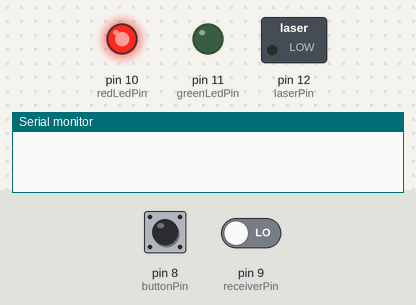
This sketch was run on a simulated Arduino Uno, built with avr-gcc and run on an emulated ATmega328P. On the bench: switched loads named in the sketch (green lamp = pin HIGH), output pins drawn as LEDs (lit = HIGH), the last lines printed to the serial monitor. The test bench sets the inputs (shaded band); at power-on: pin 8 (buttonPin) HIGH, pin 9 (receiverPin) LOW.

Above: at 1.2 s.
1.3 s: pin 8 (buttonPin) pulled LOW for 0.15 s
At 1.8 s:
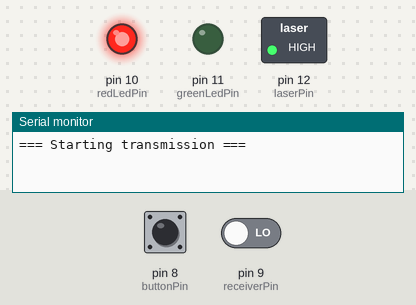
Timing chart, 0 to 4.4 s (numbered marks = the images above; inputs shaded):
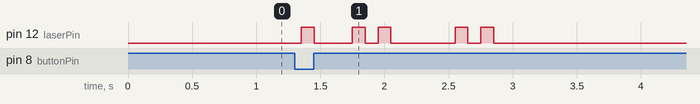

Measured:
- after the input at 1.3 s, pin 12 (laserPin): LOW → HIGH after 0.05 s, → LOW 0.10 s later, → HIGH 0.30 s later, → LOW 0.10 s later, … (10 changes in this stretch)

The sketch:

LaserLockAuth.ino
```cpp
const int laserPin = 12;     // laser diode
const int greenLedPin = 11;  // unlock indicator led
const int redLedPin = 10;    // lock indicator led
const int buttonPin = 8;     // push button pin
const int receiverPin = 9;   // laser receiver

const int inputSequence[] = { 1, 0, 1, 1, 0, 0, 1, 1 };
const int expectedSequence[] = { 1, 0, 1, 1, 0, 0, 1, 1 };
const int dataLength = sizeof(inputSequence) / sizeof(inputSequence[0]);
int receivedBuffer[24];  // circular buffer
int bufferIndex = 0;

// timing constants
const unsigned long pulseWidth = 100;
const unsigned long bitInterval = 200;
const unsigned long readInterval = 20;
const unsigned long debounceTime = 50;

// state variables
unsigned long previousMillis = 0;
unsigned long lastReadTime = 0;
unsigned long lastButtonDebounce = 0;
int dataIndex = 0;
bool transmitting = false;
bool isUnlocked = false;
int lastButtonState = HIGH;
int buttonState = HIGH;

void setup() {
  Serial.begin(9600);
  pinMode(laserPin, OUTPUT);
  pinMode(greenLedPin, OUTPUT);
  pinMode(redLedPin, OUTPUT);
  pinMode(buttonPin, INPUT_PULLUP);
  pinMode(receiverPin, INPUT);

  digitalWrite(laserPin, LOW);
  digitalWrite(greenLedPin, LOW);
  digitalWrite(redLedPin, HIGH);
}

void startNewTransmission() {
  transmitting = true;
  dataIndex = 0;
  Serial.println("\n=== Starting transmission ===");
  previousMillis = millis();
}

void handleButton() {
  int reading = digitalRead(buttonPin);

  if (reading != lastButtonState) {
    lastButtonDebounce = millis();
  }

  if ((millis() - lastButtonDebounce) > debounceTime) {
    if (reading != buttonState) {
      buttonState = reading;
      if (buttonState == LOW && !transmitting) {
        startNewTransmission();
      }
    }
  }
  lastButtonState = reading;
}

void checkReceivedSequence() {
  receivedBuffer[bufferIndex] = digitalRead(receiverPin);
  bufferIndex = (bufferIndex + 1) % 24;

  for (int start = 0; start <= 24 - dataLength; start++) {
    bool matched = true;
    for (int i = 0; i < dataLength; i++) {
      if (receivedBuffer[(start + i) % 24] != expectedSequence[i]) {
        matched = false;
        break;
      }
    }
    if (matched) {
      isUnlocked = !isUnlocked;
      digitalWrite(greenLedPin, isUnlocked);
      digitalWrite(redLedPin, !isUnlocked);
      Serial.println(isUnlocked ? "UNLOCKED" : "LOCKED");
      memset(receivedBuffer, 0, sizeof(receivedBuffer));
      bufferIndex = 0;
      break;
    }
  }
}

void loop() {
  unsigned long currentMillis = millis();

  handleButton();

  // transmit
  if (transmitting) {
    if (dataIndex < dataLength) {
      unsigned long timeSinceBitStart = currentMillis - previousMillis;

      digitalWrite(
        laserPin,
        timeSinceBitStart < pulseWidth &&
        inputSequence[dataIndex] == 1 ? HIGH : LOW
      );

      if (timeSinceBitStart >= bitInterval) {
        previousMillis = currentMillis;
        dataIndex++;
      }
    } else {
      transmitting = false;
      digitalWrite(laserPin, LOW);
    }
  }

  // receive
  if (currentMillis - lastReadTime >= readInterval) {
    lastReadTime = currentMillis;
    checkReceivedSequence();
  }
}
```
